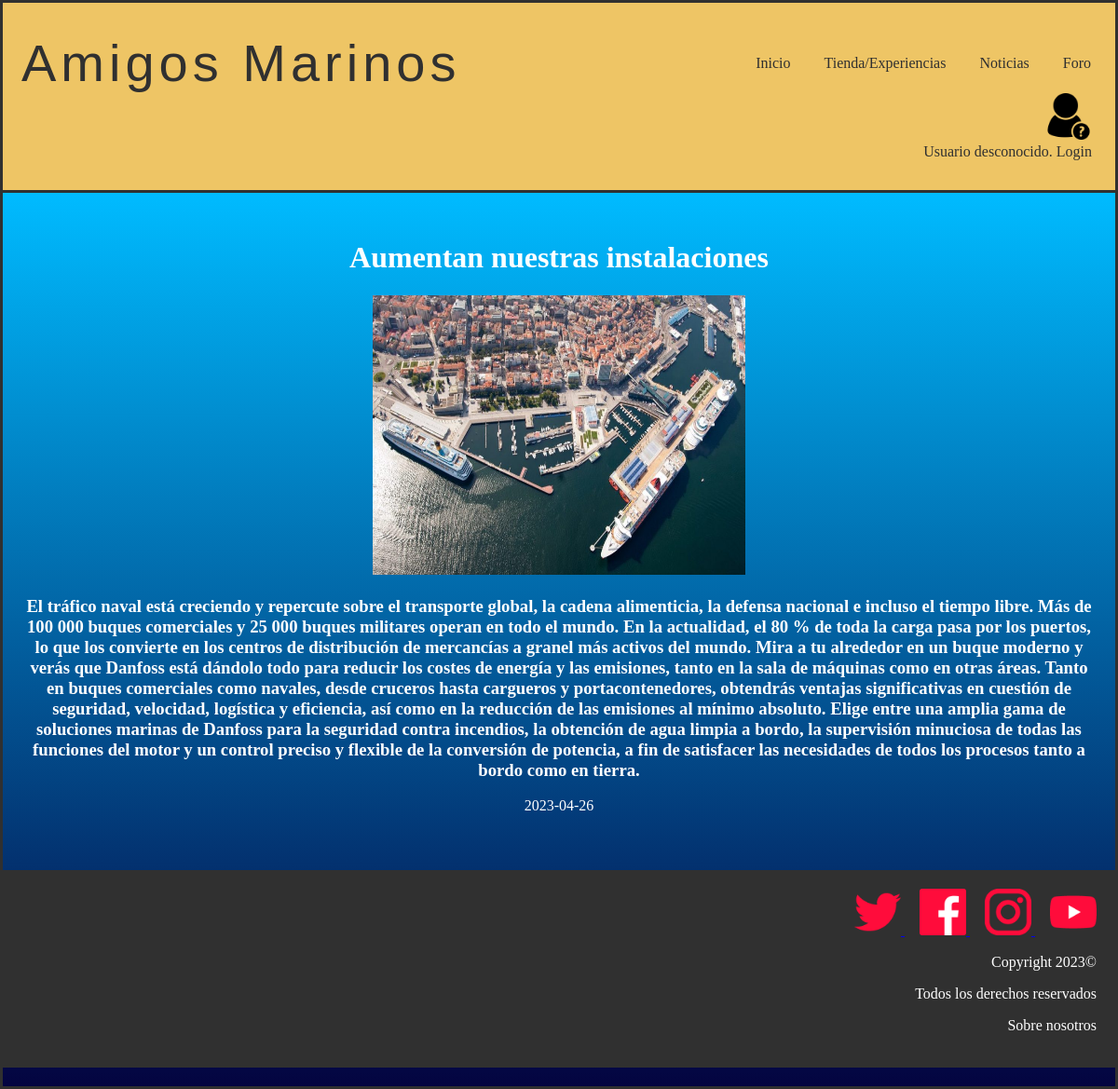
The app's page /vistaNoticia.php?id=1, older data.
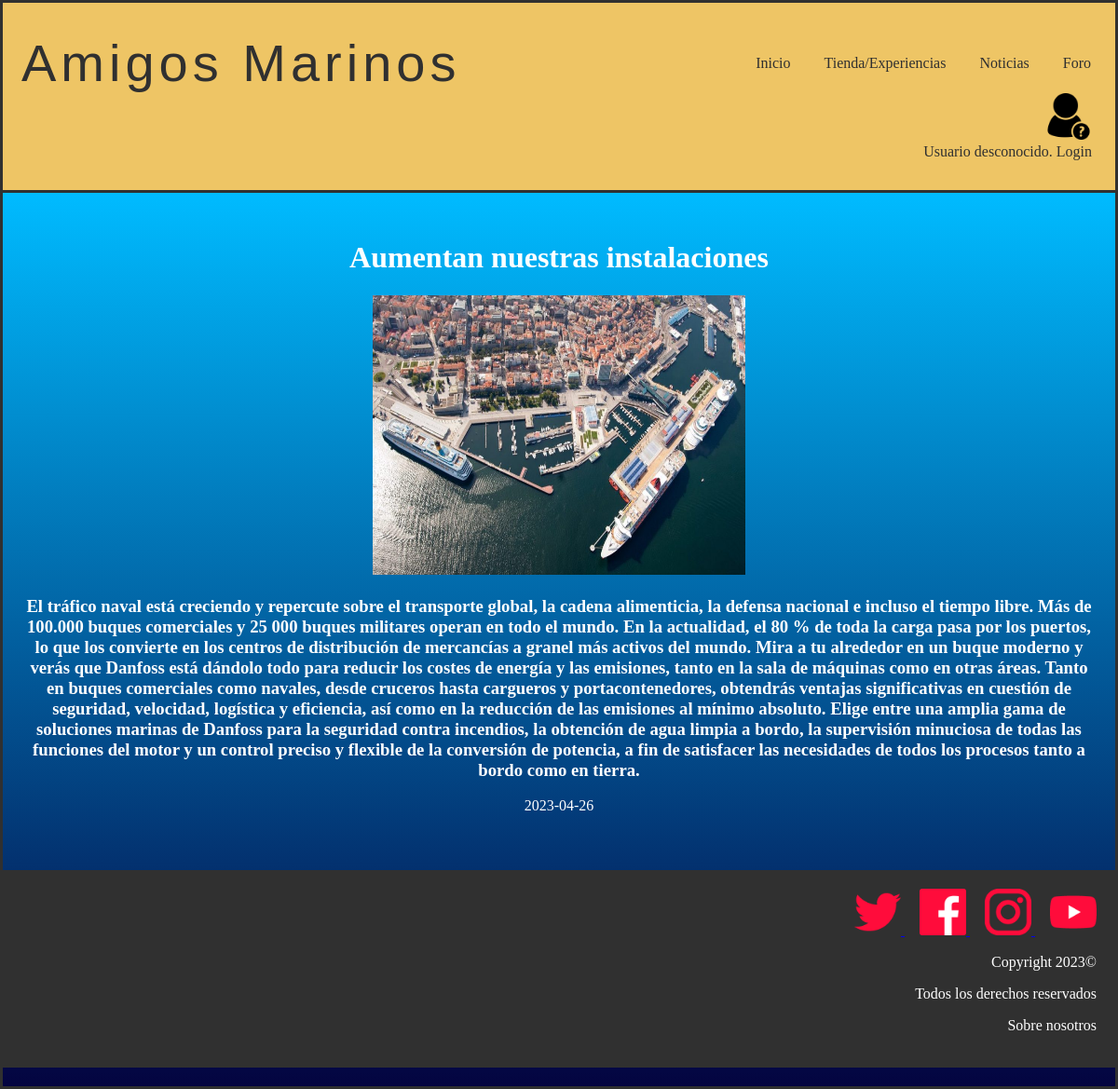
The same page, newer data.
### tables this page shows
CREATE TABLE IF NOT EXISTS `noticia` (
  `id` int(10) NOT NULL AUTO_INCREMENT,
  `imagen` text NOT NULL,
  `descripción` text NOT NULL,
  `fecha` date NOT NULL,
  `titulo` text NOT NULL,
  PRIMARY KEY (`id`)
);

### includes/noticia.php (called while the page is built, shortened)
<?php
class Noticia{
private $titulo;
private $descripcion;
private $fecha;
private $imagen;
public function __construct($id=null,$titulo,$descripcion,$fecha,$imagen){
$this->titulo=$titulo;
$this->descripcion=$descripcion;
$this->fecha=$fecha;
$this->imagen=$imagen;
}
public function getTitulo(){
    return $this->titulo;
}
public function getDescripcion(){
    return $this->descripcion;
}
public function getFecha(){
    return $this->fecha;
}
public function getImagen(){
    return $this->imagen;
}
public static function buscaPorId($idNoticia){
    $conn = Aplicacion::getInstance()->getConexionBd();
    $query = sprintf("SELECT * FROM noticia WHERE id='%d'", $idNoticia);
    $rs = $conn->query($query);
    if ($rs) {
        $fila = $rs->fetch_assoc();
        $noticia = new Noticia($fila["id"], $fila["titulo"], $fila["descripción"], $fila["fecha"], $fila["imagen"]);
        return $noticia;
    } else {
        error_log("Error BD ({$conn->errno}): {$conn->error}");
    }
    return false;
}
}
?>

### vistaNoticia.php (the view, shortened to what this page needs)
<?php
require_once __DIR__.'/includes/noticia.php';
?>
<!DOCTYPE html>
<html>
	<head>
		<link href= "./css/style.css" rel="stylesheet" type="text/css">
	</head>
	<body>
		<?php
			require ('./includes/comun/cabecera.php');
		?>
		<div class="container">
		<div class="noticias">
        <?php
        $id = $_GET["id"];
        $noticia = Noticia::buscaPorId($id);
        echo "<h1>" . $noticia->getTitulo() . "</h1>";
		echo '<img  src="' . $noticia->getImagen() . ' " id="imgNoticia" alt="noticia" >';
		echo "<h3>". $noticia->getDescripcion() ."</h3>";
		echo $noticia->getFecha();
        ?>
		<br>
		</div>
		<?php
		require('./includes/comun/pie.php');
		?>
	</body>
</html>

### includes/comun/cabecera.php (shortened to what this page needs)
<?php
function reconocerUsuario() {
  if (isset($_SESSION["login"]) && ($_SESSION["login"]===true)){
    echo'Rol: '.Usuario::getNombreRol($_SESSION['rol']);
    $level=level::getLevel($_SESSION["puntos"]);
    if($level == level::cangrejo){
      echo '<form method="post" action="micuenta.php">
      <input type="image" src="./img/cangrejo.jpg" name="boton" width="50" alt="Botón icono cangrejo"  height="50" />
      </form>';
      echo 'Bienvenido ' . $_SESSION['nombre'] . '! ';
      echo '<a href="logout.php">(salir)</a>';
    }
    else if($level == level::delfin){
      echo '<form method="post" action="micuenta.php">
      <input type="image" src="./img/delfin.jpg" name="boton" width="50" alt="Botón icono delfin"  height="50" />
      </form>';
      echo 'Bienvenido ' . $_SESSION['nombre'] . '! ';
      echo '<a href="logout.php">(salir)</a>';
    }
    else if($level == level::megalodon){
      echo '<form method="post" action="micuenta.php">
      <input type="image" src="./img/tiburon.jpg" name="boton" width="50" alt="Botón icono tiburon"  height="50" />
      </form>';
      echo 'Bienvenido ' . $_SESSION['nombre'] . '! ';
      echo '<a href="logout.php">(salir)</a>';
    }
    else if($level == level::poseidon){
      echo '<form method="post" action="micuenta.php">
      <input type="image" src="./img/poseidon.jpg" name="boton" width="50" alt="Botón icono poseidon"  height="50" />
      </form>';
      echo 'Bienvenido ' . $_SESSION['nombre'] . '! ';
      echo '<a href="logout.php">(salir)</a>';
    }
  } else {
    echo '<form method="post" action="login.php">
    <input type="image" src="./img/usuariodesconocido.jpg" name="boton" width="50" alt="Botón para ir a login"  height="50" />
    </form>';
    echo 'Usuario desconocido. ';
    echo '<a href="login.php">Login </a>';
  }
}
?>
<header class ="header">
  <div class="cont logo-nav-cont" >
    <a class="logo">Amigos Marinos</a>
    <nav class="navigation">
          <ul>
            <li><a href="index.php ">Inicio</a></li>
            <li><a href="tienda.php">Tienda/Experiencias</a></li>
            <li><a href="mostrarnoticias.php">Noticias</a></li>
            <li><a href="foro.php">Foro</a></li>
      </nav>
    </div>
		<div class="login" >
		 <?php
		reconocerUsuario();
		?>
		</div>
</header>

### includes/comun/pie.php (shortened to what this page needs)
<footer>
<div id="footer">
    <div id="menuFooter">
        <div id="redes-sociales">
            <div class="ops-v">
                <a href="https://media.biobiochile.cl/wp-content/uploads/2019/05/bikini-bottom.jpeg">
                <img src="img/twitter.png" alt="twitter">
                </a>
                <a href="https://www.facebook.com/profile.php?id=100088652318580">
                <img src="img/facebook.png" alt="facebook">
                </a>
                <a href="https://www.instagram.com/amigosmarinos_oficial/?next=%2Famigosmarinos_oficial%2F">
                <img src="img/instagram.png" alt="instagram">
                </a>
                <a href="https://www.youtube.com/watch?v=_Q5YWM2I9_U&t=5889s&ab_channel=M%C3%BAsicadelMundo">
                <img src="img/youtube.png" alt="youtube">
                </a>
            </div>
        </div>
        <div id="copyright">
            <p>Copyright 2023©</p>
            <p>Todos los derechos reservados</p>
        </div>
        <div id="sobre-nosotros">
            <p><a id="link" href="miembros.php">Sobre nosotros</a></p>
        </div>
    </div>
</div>
</footer>

### css/style.css (style rules this page uses)
body { color: white; background-color: white; text-align: center; margin: auto; }
.container { background-image: linear-gradient(to bottom,#00bbff, #040440); border: 3px solid #303030; padding-top: 10px; padding-bottom: 20px; }
img { width :50px; height :50px; border :5px; }
footer { clear: both; padding: 20px; background-color: #303030; color: white; text-align: right; }
.header { background-color: #eec565; color:#303030; border: 3px solid #303030; border-bottom: none; padding:2rem 0; }
.header a { color:#303030; text-decoration:none; }
.logo { letter-spacing: 5px; font-size: 3.5em; font-family:Impact, Haettenschweiler, 'Arial Narrow Bold', sans-serif; margin-left: 20px; }
.logo-nav-cont { display: flex; justify-content: space-between; align-items: center; margin-right: 10px; }
.navigation ul { margin: 0; padding: 0; list-style: none; }
.navigation ul li { display:inline-block; }
.navigation ul li a { display: block; padding: 0.5rem 1rem; transition: all 0.4s linear; border-radius: 5px; }
.login { text-align: right; margin-right: 25px; }
#link { color:white; text-decoration: none; }
input[type="text"], input[type="email"], input::placeholder, input[type="password"],textarea,input[type="number"],input[type="password"] { background-color: transparent; border: none; font-size: 25px; border-bottom: 2px solid #fff; color: #fff; text-align: center; text-shadow: 2px 2px 4px rgba(0, 0, 0, 0.5); }
.noticias { color: white; max-width: 1200px; margin: 0 auto; padding: 20px; font-size: 16px; margin-bottom: 40px; }
#imgNoticia { width:400px; height: 300px; }

Row changes from the older to the newer data that the page shows:
changed noticia "Aumentan nuestras instalaciones": descripción "…tiempo libre. Más de 100 000 buques comerciales y 25…" → "…tiempo libre. Más de 100.000 buques comerciales y 25…"
